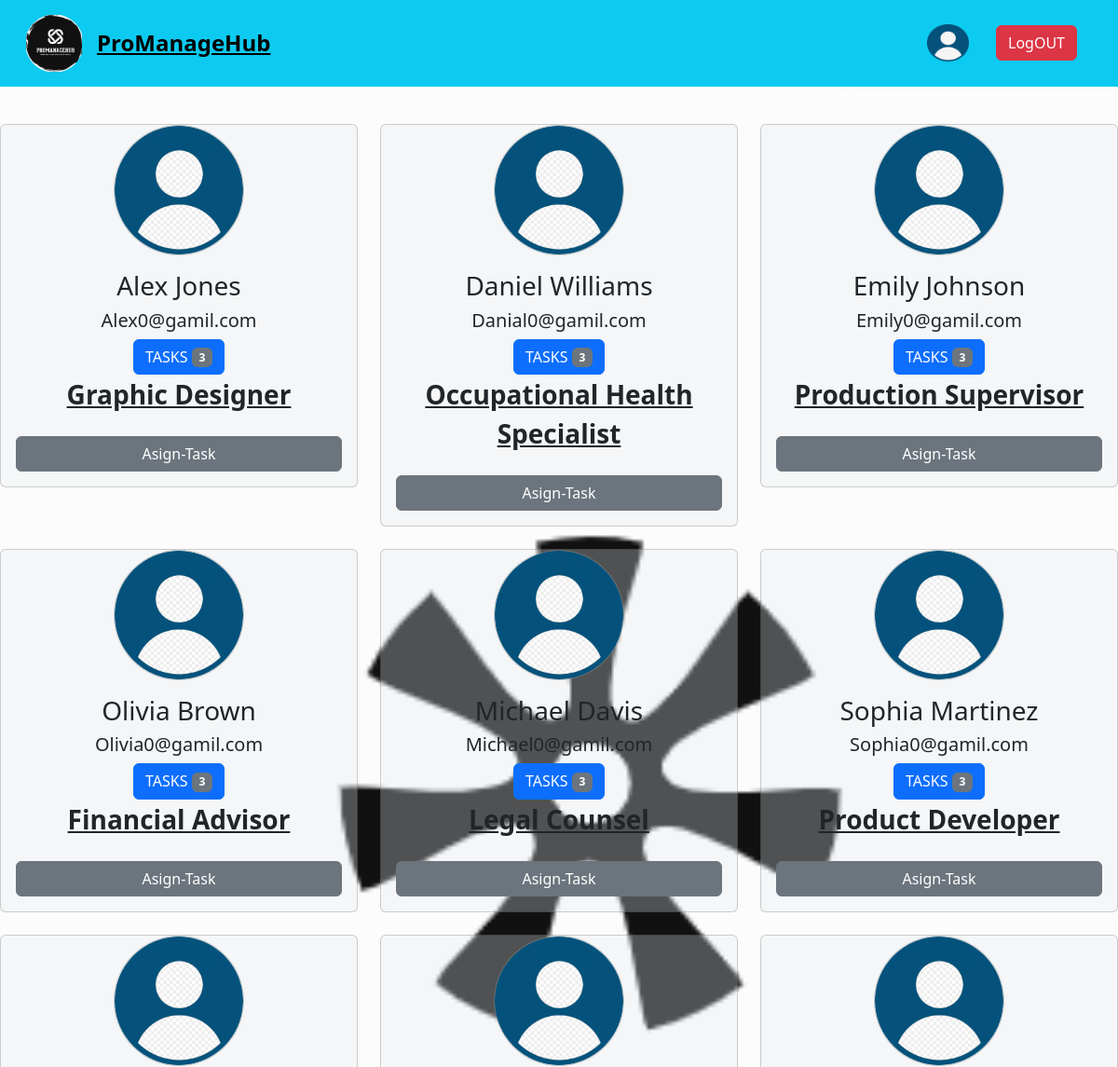
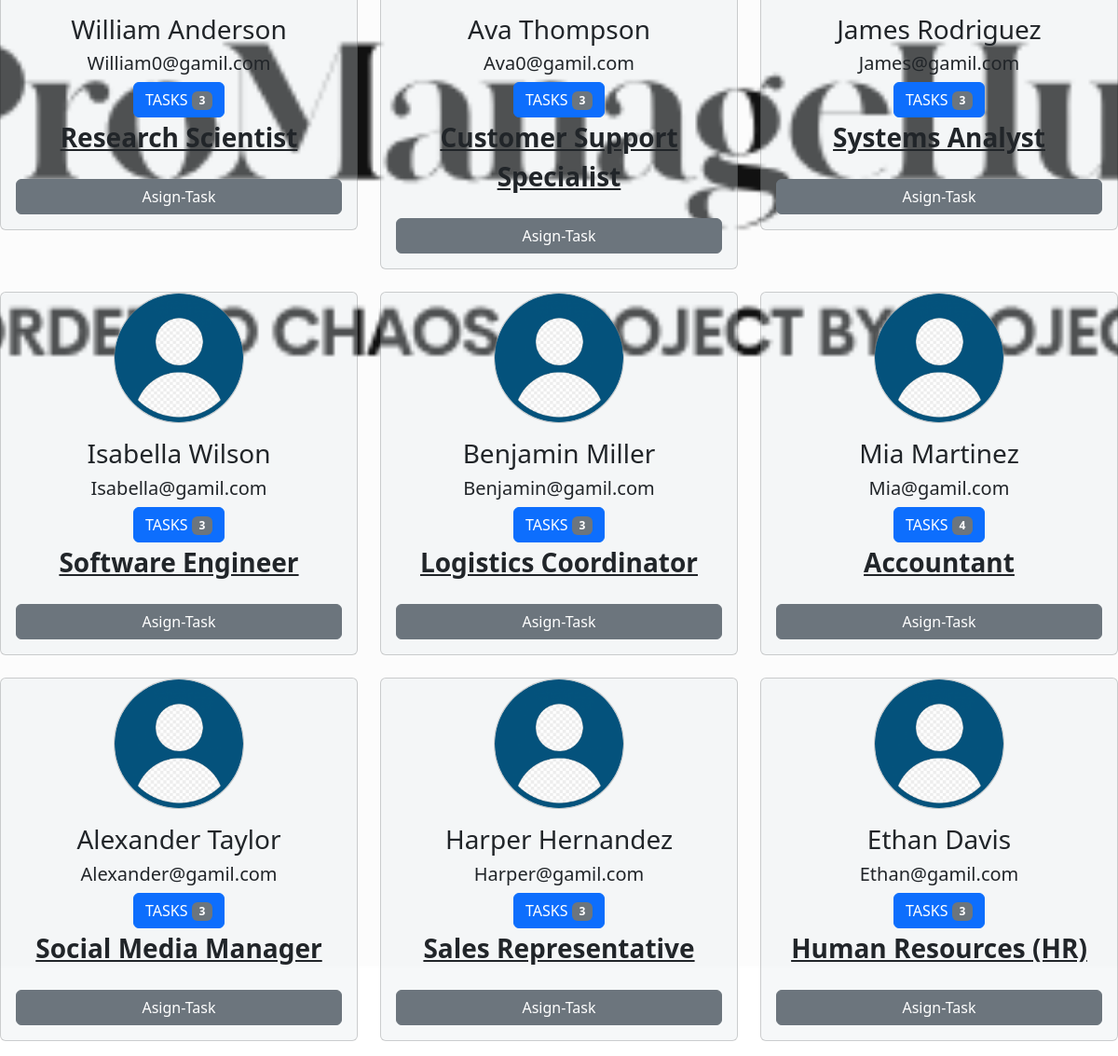
The page /index.php?id=1 (signed in) on the database its author committed (2 pictures, top to bottom).
### tables this page shows
CREATE TABLE `employee` (
  `id` int NOT NULL AUTO_INCREMENT,
  `email` varchar(70) DEFAULT NULL,
  `name` varchar(70) DEFAULT NULL,
  `password` varchar(70) DEFAULT NULL,
  `position` varchar(30) DEFAULT NULL,
  `task` int DEFAULT NULL,
  PRIMARY KEY (`id`)
);

### index.php (the view, shortened to what this page needs)
<?php
require "navbar.php";
require "db.php";
echo'
<!doctype html>
<html lang="en">
  <head>
    <meta charset="utf-8">
    <link type="text/css" rel="stylesheet" href="indexupdatedth.css">
    <meta name="viewport" content="width=device-width, initial-scale=1">
    <title>Home</title>
    <link href="https://cdn.jsdelivr.net/npm/bootstrap@5.3.1/dist/css/bootstrap.min.css" rel="stylesheet">
  </head>
  <body>';
  if(isset($_GET['id'])&&$_GET['id']==1){
    $sql="SELECT * FROM employee";
    $result=mysqli_query($conn,$sql);
    if($result){
        echo '<div class="row row-cols-1 row-cols-md-3 g-4 my-3">';
        while($row=mysqli_fetch_assoc($result)){
            $email=$row['email'];
            $id=$row['id'];
            $name=$row['name'];
            $position=$row['position'];
           $num=$row['task'];
            echo '
  <div class="col" >
    <div class="card" id="transparent">
      <center><img src="./images/user.png" class="card" id="transparent" width="140px" height="240px" style="border-radius:90px"></center>
      <div class="card-body">
        <center><h3 class="card-title">'.$name.'</h3>
        <h5 class="card-title">'.$email.'</h5>
        <button type="button" class="btn btn-primary">
  TASKS <span class="badge text-bg-secondary">'.$num.'</span>
</button>
        <b><u><p class="card-text fs-3">'.$position.'</p></u></b></center><br>
        <div class="d-grid gap-2">
  <button class="btn btn-secondary" type="button"><a href="asigntask.php?id='.$id.'" style="color:white;text-decoration:none">Asign-Task</a></button>
</div>
      </div>
    </div>
  </div>
            ';
        }
    }
  }
?>

### navbar.php (shortened to what this page needs)
<?php
$id=0;
if(isset($_SESSION['id'])){
$id=$_SESSION['id'];
}
echo'
<!doctype html>
<html lang="en">
  <head>
    <meta charset="utf-8">
    <meta name="viewport" content="width=device-width, initial-scale=1">
    <title>Home</title>
    <link href="https://cdn.jsdelivr.net/npm/bootstrap@5.3.1/dist/css/bootstrap.min.css" rel="stylesheet">
  </head>
  <body>
  <nav class="navbar navbar-expand-lg bg-info p-3" style="color:white">
  <div class="container-fluid">
  <img src="./images/circle-fotor-20230816122731.png" class="img-fluid " alt="" width="60px">';
    if($id==3){echo '<a class="navbar-brand mx-3 fs-4" href="index.php?id='.$id.'&uid='.$uid.'"><b><u>ProManageHub</b></u></a>';}
    else{echo '<a class="navbar-brand mx-3 fs-4" href="index.php?id='.$id.'"><b><u>ProManageHub</b></u></a>';}
    echo '<button class="navbar-toggler" type="button" data-bs-toggle="collapse" data-bs-target="#navbarSupportedContent" aria-controls="navbarSupportedContent" aria-expanded="false" aria-label="Toggle navigation">
      <span class="navbar-toggler-icon"></span>
    </button>
    <div class="collapse navbar-collapse" id="navbarSupportedContent">
      <ul class="navbar-nav me-auto mb-2 mb-lg-0">';
      if(isset($_SESSION['login'])==true){
        echo '</ul>
        <a class="navbar-brand mx-2" href="profile.php">
<img src="./images/user.png"  width="45" height="40" class="d-inline-block ">
<p class=" d-inline-block fs-4 my-1"><u><b><i>'.$_SESSION['name'].'</i></b></u></p>
</a>
        <a href="logout.php"><button type="button" class="btn btn-danger mx-3 my-1" >LogOUT</button></a>';
    }
    else{
        echo '</ul>
        <button type="button" class="btn btn-primary mx-3" data-bs-toggle="modal" data-bs-target="#manager">Manager</button>
        <button type="button" class="btn btn-primary mx-3" data-bs-toggle="modal" data-bs-target="#employee">Employee</button>';
    }
   echo' </div>
  </div>
</nav>
  </body>
</html>
';
?>

### indexupdatedth.css (style rules this page uses)
body { background-image: url("./images/logoWhite.png"); background-position: center; background-repeat: no-repeat; background-size: cover; background-position-y: -80px; }
#transparent { background-color: rgba(226, 231, 236,0.3); }

### rows shown on the page
employee: name "Alex Jones", email "Alex0@gamil.com", task "3", position "Graphic Designer"
employee: name "Daniel Williams", email "Danial0@gamil.com", task "3", position "Occupational Health Specialist"
employee: name "Emily Johnson", email "Emily0@gamil.com", task "3", position "Production Supervisor"
employee: name "Olivia Brown", email "Olivia0@gamil.com", task "3", position "Financial Advisor"
employee: name "Michael Davis", email "Michael0@gamil.com", task "3", position "Legal Counsel"
employee: name "Sophia Martinez", email "Sophia0@gamil.com", task "3", position "Product Developer"
employee: name "William Anderson", email "William0@gamil.com", task "3", position "Research Scientist"
employee: name "Ava Thompson", email "Ava0@gamil.com", task "3", position "Customer Support Specialist"
employee: name "James Rodriguez", email "James@gamil.com", task "3", position "Systems Analyst"
employee: name "Isabella Wilson", email "Isabella@gamil.com", task "3", position "Software Engineer"
employee: name "Benjamin Miller", email "Benjamin@gamil.com", task "3", position "Logistics Coordinator"
employee: name "Mia Martinez", email "Mia@gamil.com", task "4", position "Accountant"
employee: name "Alexander Taylor", email "Alexander@gamil.com", task "3", position "Social Media Manager"
employee: name "Harper Hernandez", email "Harper@gamil.com", task "3", position "Sales Representative"
employee: name "Ethan Davis", email "Ethan@gamil.com", task "3", position "Human Resources (HR)"
